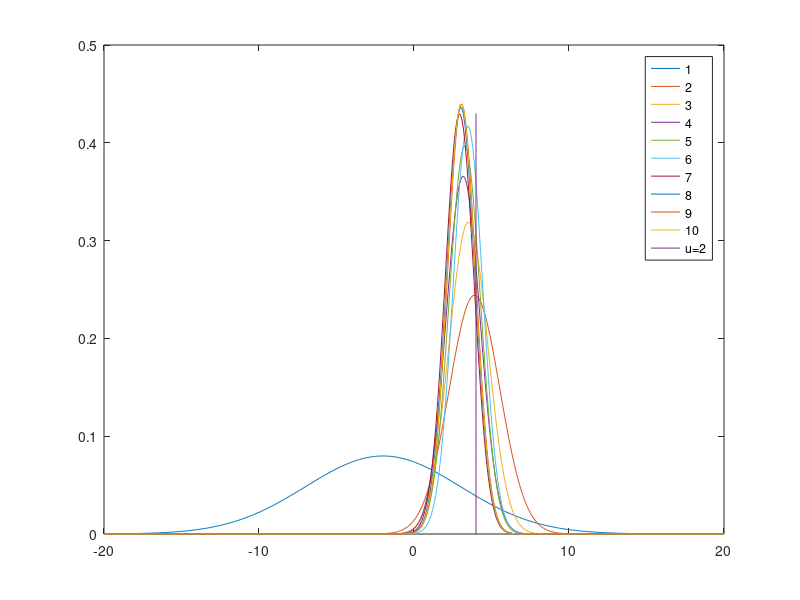

Here is the MATLAB script that generated this plot:
% Kalman Filter in 1D for a time-dependent linear inverse problem.
% Jonas Latz, M.Sc.
% Lehrstuhl f?r Numerische Mathematik
% Fakult?t f?r Mathematik
% Technische Universit?t M?nchen
% jonas.latz@tum.de
% 2017 - 

% Time steps
n = 1;
t = n*10;

% Linear forward operator
G = fliplr((1:1:t)/(t+1));
G = diag(G);

%Likelihood is centred Gaussian with Variance = gamma2.
gamma2 = 2;

% Generate Data
true = 4;  %true value = 2.
x_true = true*ones(t,1);
data = G*x_true + normrnd(0,sqrt(gamma2),t,1);

% The intermediate distributions are Gaussian and can thus be
% represented by their mean and variances.
mu = zeros(t,1);
sigma = zeros(t,1);

% Prior:
mu(1) = -2;
sigma(1) = 25;


% Plot the intermediate distributions.
x = -20:0.1:20;
y = zeros(t,size(x,2));

y(1,:) = normpdf(x, mu(1), sqrt(sigma(1)));
figure(2)
plot(x,y(1,:));
hold on;
for i = 2:t
    mu(i) = (mu(i-1)/sigma(i-1) + (data(i)/G(i,i))/(gamma2/G(i,i)^2))/(1/sigma(i-1) + (G(i,i)^2)/gamma2);
    sigma(i) = 1/(1/sigma(i-1) + G(i,i)^2/gamma2);
    y(i,:) = normpdf(x, mu(i), sqrt(sigma(i)));
    if mod(i,n)== 0
        plot(x,y(i,:)); %Plot only 10 intermediate distributions.
    end
end
plot(true*ones(size(0:0.01:max(max(y)))),0:0.01:max(max(y)));
legend('1','2','3','4','5','6','7','8','9','10','u=2');

hold off;





